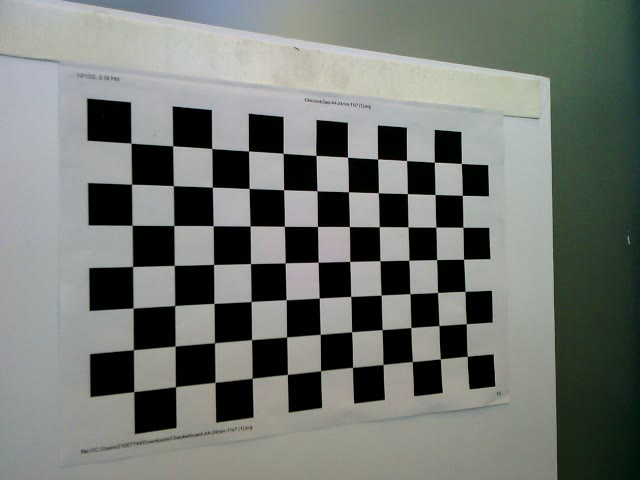
//> input picture img/image_set/frames_9/image-004.png, 640 x 480 px; its folder holds only this picture in this run
$ ./calibration   (built with g++ and OpenCV 4)
//> lines starting //> are read from the running program, lines starting //| are printed output that depends on the picture; after the words box and inside, x2 and y2 are one past the last pixel; in counts of white or black regions, pixels touching at a corner belong together
#include <opencv2/opencv.hpp>
#include <opencv2/core/core.hpp>
#include <opencv2/calib3d/calib3d.hpp>
#include <opencv2/highgui/highgui.hpp>
#include <opencv2/imgproc/imgproc.hpp>
#include <stdio.h>
#include <iostream>
#include <sys/stat.h>
#include <opencv2/features2d.hpp>
#include <opencv2/xfeatures2d.hpp>
#include <time.h>

// Defining the dimensions of checkerboard
int CHECKERBOARD[2]{7,11};

int main()
{
  // Creating vector to store vectors of 3D points for each checkerboard image
  std::vector<std::vector<cv::Point3f> > objpoints;

  // Creating vector to store vectors of 2D points for each checkerboard image
  std::vector<std::vector<cv::Point2f> > imgpoints;

  // Defining the world coordinates for 3D points
  std::vector<cv::Point3f> objp;
  for(int i{0}; i<CHECKERBOARD[1]; i++)
  {
    for(int j{0}; j<CHECKERBOARD[0]; j++)
      objp.push_back(cv::Point3f(j,i,0));
  }


  // Extracting path of individual image stored in a given directory
  std::vector<cv::String> images;
  // Path of the folder containing checkerboard images
  std::string path = "/home/tj/project/dissertation/image_set/frames_9/*.png";

  cv::glob(path, images);

  cv::Mat frame, gray;
  // vector to store the pixel coordinates of detected checker board corners
  std::vector<cv::Point2f> corner_pts;
  bool success;

  // Looping over all the images in the directory
  for(int i {0}; i<images.size(); i++)
  {
    frame = cv::imread(images[i]);
//> frame is the input picture: 480 rows x 640 cols, CV_8UC3; mean B, G, R 113.5, 118.5, 114.2
    cv::cvtColor(frame,gray,cv::COLOR_BGR2GRAY);

    // Finding checker board corners
    // If desired number of corners are found in the image then success = true
    success = cv::findChessboardCorners(gray, cv::Size(CHECKERBOARD[0], CHECKERBOARD[1]), corner_pts, cv::CALIB_CB_ADAPTIVE_THRESH | cv::CALIB_CB_FAST_CHECK | cv::CALIB_CB_NORMALIZE_IMAGE);
//> success = true; corner_pts = 77 Points (x, y), first 12: [461.3, 163.4], [462.4, 195.3], [462.9, 227.2], [463.7, 259.2], [464.9, 291.3], [466.1, 324], [467.1, 356.2], [434.2, 162.2], [435, 194.6], [436, 227], [436.8, 259.8], [437.6, 292.8]

    /*
     * If desired number of corner are detected,
     * we refine the pixel coordinates and display
     * them on the images of checker board
    */
    if(success)
    {
      cv::TermCriteria criteria( cv::TermCriteria::MAX_ITER | cv::TermCriteria::EPS, 30, 0.001);

      // refining pixel coordinates for given 2d points.
      cv::cornerSubPix(gray,corner_pts,cv::Size(11,11), cv::Size(-1,-1),criteria);
//> corner_pts = 77 Points (x, y), first 12: [461.3, 163.5], [462.3, 195.3], [462.9, 227.3], [463.5, 259.2], [465.1, 291.4], [466.3, 323.7], [467.2, 356.2], [434.3, 162.2], [435, 194.5], [435.8, 227.1], [436.6, 259.6], [437.5, 292.5]

      // Displaying the detected corner points on the checker board
      cv::drawChessboardCorners(frame, cv::Size(CHECKERBOARD[0], CHECKERBOARD[1]), corner_pts, success);
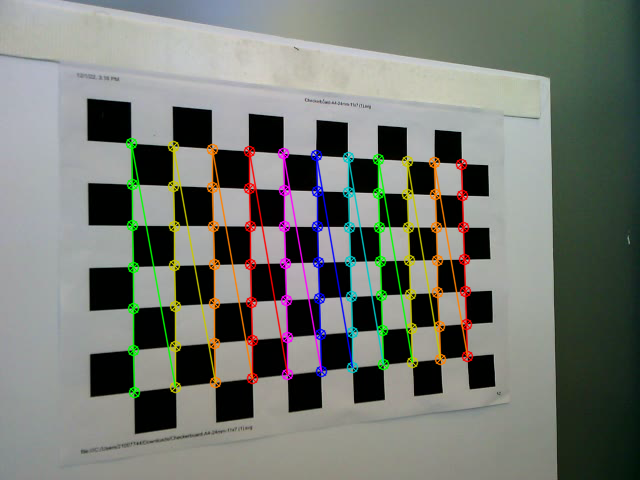
//> frame: 480 rows x 640 cols, CV_8UC3; 6.36% of pixels changed, all inside (x1, y1, x2, y2) = (125, 137, 474, 399)

      objpoints.push_back(objp);
      imgpoints.push_back(corner_pts);
//> imgpoints = 1 point lists
    }

    cv::imshow("Image",frame);
    cv::waitKey(0);
  }

  cv::destroyAllWindows();

  cv::Mat cameraMatrix = (cv::Mat1d(3, 3) << 623.0457, 0, 321.239, 0, 623.0457, 242.932, 0, 0, 1), distCoeffs,R,T;
  cv::TermCriteria(cv::CALIB_USE_INTRINSIC_GUESS | cv::TermCriteria::COUNT | cv::TermCriteria::EPS, 30, 0.01);
  /*
   * Performing camera calibration by
   * passing the value of known 3D points (objpoints)
   * and corresponding pixel coordinates of the
   * detected corners (imgpoints)
  */
  double rpr_err = cv::calibrateCamera(objpoints, imgpoints, cv::Size(gray.rows,gray.cols), cameraMatrix, distCoeffs, R, T);
//> cameraMatrix = [[734.3, 0, 220.8], [0, 662.3, 232.6], [0, 0, 1]]; distCoeffs = [0.00535, 1.78, -1.66e-05, -0.00616, -5.83]; R = [[-0.416, -0.366, 1.53]]; T = [[6.81, -2.17, 20.98]]; rpr_err = 0.565

  std::cout << "cameraMatrix : " << cameraMatrix << std::endl;
//| cameraMatrix : [734.3253088764244, 0, 220.8184165731373;
//|  0, 662.3401158862511, 232.5869360995033;
//|  0, 0, 1]
  std::cout << "distCoeffs : " << distCoeffs << std::endl;
//| distCoeffs : [0.005346765807878167, 1.780935125100659, -1.655034893841622e-05, -0.006159219971838518, -5.827358568921555]
  std::cout << "Rotation vector : " << R << std::endl;
//| Rotation vector : [-0.4156470626397168, -0.3663202685735401, 1.52802471621949]
  std::cout << "Translation vector : " << T << std::endl;
//| Translation vector : [6.809169531326572, -2.166963383616283, 20.98375134240655]
  std::cout << "Reprojection error: " << rpr_err << std::endl;
//| Reprojection error: 0.565045

  cv::Mat dst, map1, map2,new_camera_matrix;
  cv::Size imageSize(cv::Size(gray.cols,gray.rows));
//> imageSize = Size(640, 480)

  // Refining the camera matrix using parameters obtained by calibration
  new_camera_matrix = cv::getOptimalNewCameraMatrix(cameraMatrix, distCoeffs, imageSize, 1, imageSize, 0);
//> new_camera_matrix = [[512.9, 0, 151.8], [0, 552.4, 208.4], [0, 0, 1]]

  // Method 1 to undistort the image
  cv::undistort( frame, dst, new_camera_matrix, distCoeffs, new_camera_matrix );
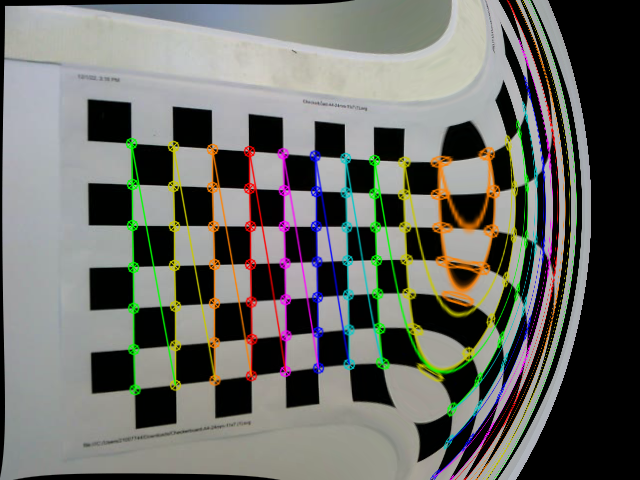
//> dst: 480 rows x 640 cols, CV_8UC3; mean B, G, R 102.4, 107.9, 107.2

  // Method 2 to undistort the image
  cv::initUndistortRectifyMap(cameraMatrix, distCoeffs, cv::Mat(),cv::getOptimalNewCameraMatrix(cameraMatrix, distCoeffs, imageSize, 1, imageSize, 0),imageSize, CV_16SC2, map1, map2);
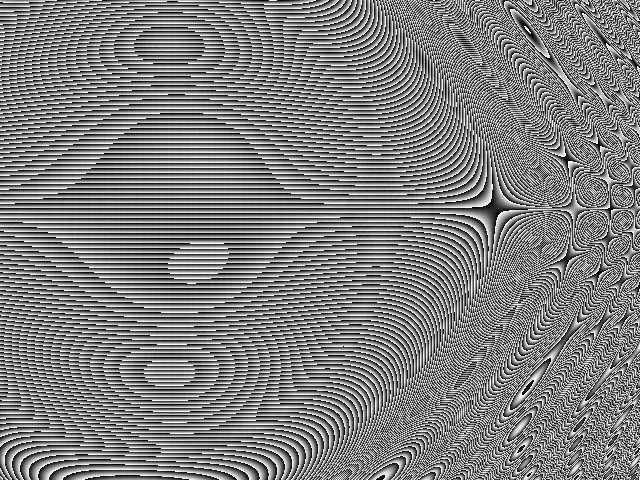
//> map2: 480 rows x 640 cols, CV_16UC1; min 0, max 1023, mean 509.8; drawn with min black and max white

  cv::remap(frame, dst, map1, map2, cv::INTER_LINEAR);
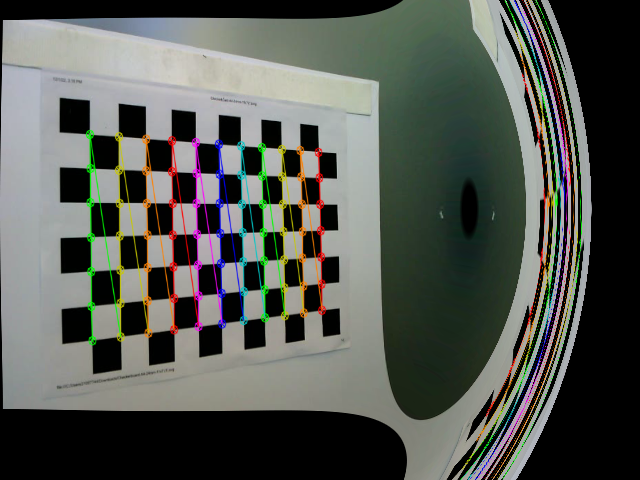
//> dst: 480 rows x 640 cols, CV_8UC3; mean B, G, R 81.8, 87.8, 84.3

  //Displaying the undistorted image
  cv::imshow("undistorted image",dst);
  cv::waitKey(0);;

  return 0;
}

$ run again, on img/image_set/frames_9/image-015.png
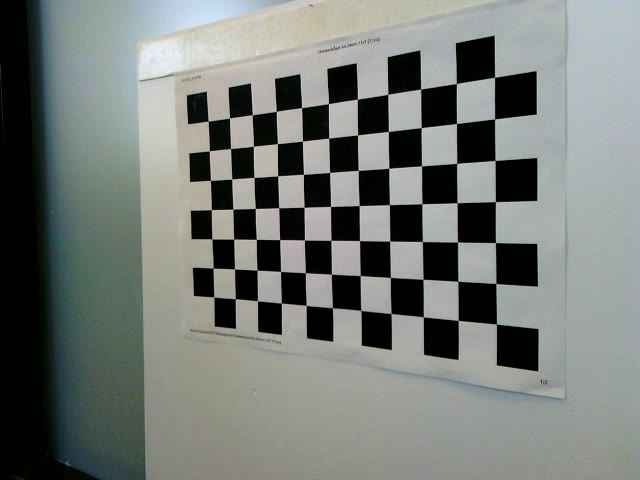
//> input picture img/image_set/frames_9/image-015.png, 640 x 480 px
//> frame is the input picture: 480 rows x 640 cols, CV_8UC3; mean B, G, R 119.3, 123, 118.2
//> `success = cv::findChessboardCorners(gray, cv::Size(CHECKERBOARD[0], CH..`: success = true; corner_pts = 77 Points (x, y), first 12: [494.7, 76.93], [494.8, 119.2], [495, 160.4], [495.6, 201.8], [495.5, 242.8], [496.1, 283.5], [496.3, 324.2], [456.2, 83.45], [456.4, 123.6], [456.8, 163.3], [457.1, 202.7], [457.6, 242.2]
//> `cv::cornerSubPix(gray,corner_pts,cv::Size(11,11), cv::Size(-1,-1),crit..`: corner_pts = 77 Points (x, y), first 12: [494.5, 77.29], [494.6, 119], [495.1, 160.5], [495.4, 201.6], [495.4, 242.6], [495.8, 283.5], [496.5, 324.2], [456.4, 83.5], [456.5, 123.5], [456.6, 163.3], [457.1, 202.7], [457.5, 242.1]
//> `cv::drawChessboardCorners(frame, cv::Size(CHECKERBOARD[0], CHECKERBOAR..`:
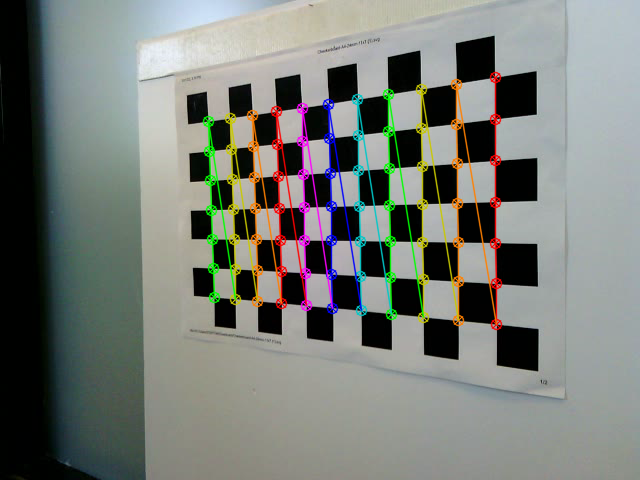
//> frame: 480 rows x 640 cols, CV_8UC3; 6.08% of pixels changed, all inside (x1, y1, x2, y2) = (202, 71, 503, 331)
//> imgpoints = 1 point lists
//> cameraMatrix = [[5214.9, 0, 267.2], [0, 1035.9, 345.3], [0, 0, 1]]; distCoeffs = [0.371, -4.47, 0.0436, -0.00414, 41.04]; R = [[1.18, 1.04, 1.35]]; T = [[1.09, -6.51, 24.77]]; rpr_err = 1.06
//| cameraMatrix : [5214.899679626168, 0, 267.1671477196602;
//|  0, 1035.873168798135, 345.327976356824;
//|  0, 0, 1]
//| distCoeffs : [0.3706354923304153, -4.471917573021203, 0.04359955408565881, -0.004135605749047843, 41.03794877294118]
//| Rotation vector : [1.184823617601046, 1.03500873764029, 1.347663603035687]
//| Translation vector : [1.094831219741448, -6.50535307892136, 24.76783482308171]
//| Reprojection error: 1.05626
//> new_camera_matrix = [[5178.5, 0, 266.2], [0, 1041.1, 347.5], [0, 0, 1]]
//> `cv::remap(frame, dst, map1, map2, cv::INTER_LINEAR);`:
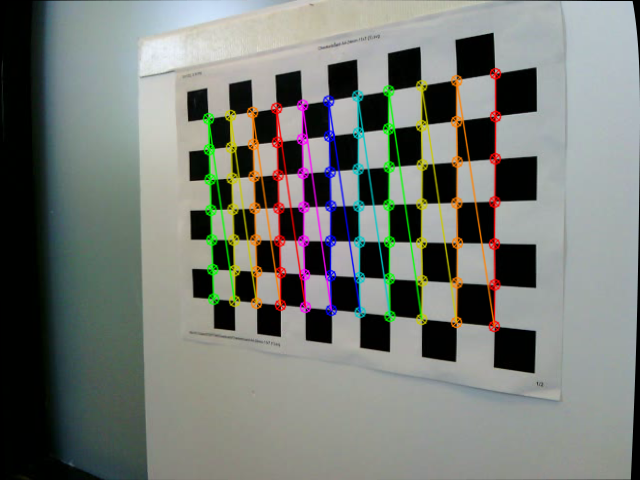
//> dst: 480 rows x 640 cols, CV_8UC3; mean B, G, R 116.9, 122.5, 118.5

$ run again, on img/image_set/frames_9/image-019.png
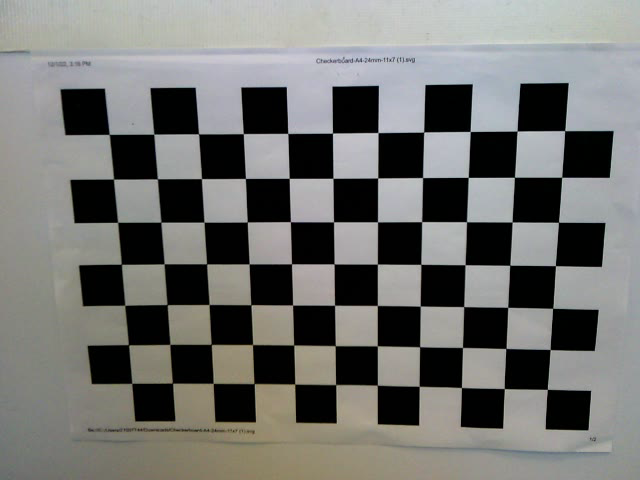
//> input picture img/image_set/frames_9/image-019.png, 640 x 480 px
//> frame is the input picture: 480 rows x 640 cols, CV_8UC3; mean B, G, R 112.6, 115.4, 114.9
//> `success = cv::findChessboardCorners(gray, cv::Size(CHECKERBOARD[0], CH..`: success = true; corner_pts = 77 Points (x, y), first 12: [565, 130.7], [562.1, 177.3], [558.1, 222.1], [555.4, 266.2], [553, 307.8], [550.1, 349.8], [547.2, 389], [517.1, 131.1], [514.3, 177.3], [512, 222], [510, 265], [507.9, 306.9]
//> `cv::cornerSubPix(gray,corner_pts,cv::Size(11,11), cv::Size(-1,-1),crit..`: corner_pts = 77 Points (x, y), first 12: [564.7, 130.6], [561.7, 177.3], [558.5, 222.3], [555.4, 265.6], [552.7, 308.3], [550.1, 349.5], [547.3, 389.4], [517, 131.1], [514.4, 177.3], [512.1, 221.9], [509.7, 265.3], [507.7, 307.3]
//> `cv::drawChessboardCorners(frame, cv::Size(CHECKERBOARD[0], CHECKERBOAR..`:
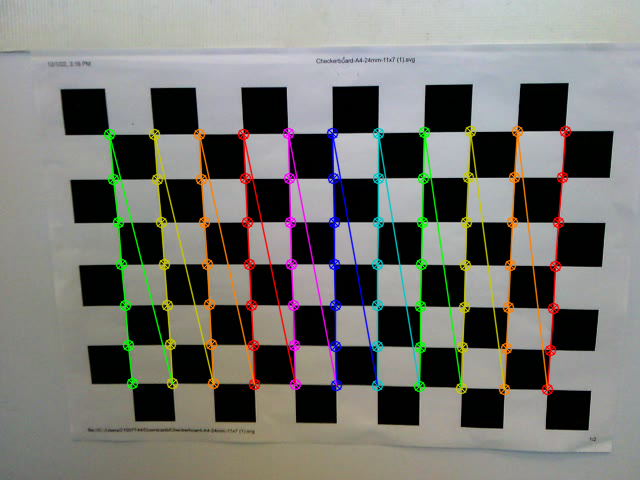
//> frame: 480 rows x 640 cols, CV_8UC3; 7.19% of pixels changed, all inside (x1, y1, x2, y2) = (103, 125, 572, 396)
//> imgpoints = 1 point lists
//> cameraMatrix = [[1144.4, 0, 224.7], [0, 1224.3, 283.5], [0, 0, 1]]; distCoeffs = [0.353, -0.222, 0.0269, -0.0346, -2.12]; R = [[0.438, -0.264, 1.51]]; T = [[7.38, -3.13, 24.64]]; rpr_err = 0.222
//| cameraMatrix : [1144.447390506157, 0, 224.7346030579003;
//|  0, 1224.345691932871, 283.5036381714585;
//|  0, 0, 1]
//| distCoeffs : [0.3525316282069653, -0.2219212473186426, 0.02690948742425408, -0.03462630471779585, -2.121402271450485]
//| Rotation vector : [0.4376265679479584, -0.2638759852713867, 1.514762820144268]
//| Translation vector : [7.376613551975538, -3.132559078216303, 24.64289629150691]
//| Reprojection error: 0.222487
//> new_camera_matrix = [[1147.9, 0, 218.6], [0, 1222.4, 287.4], [0, 0, 1]]
//> `cv::remap(frame, dst, map1, map2, cv::INTER_LINEAR);`:
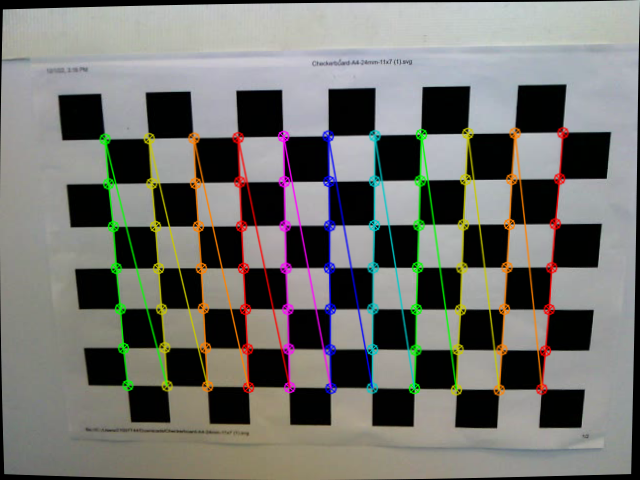
//> dst: 480 rows x 640 cols, CV_8UC3; mean B, G, R 109.7, 114.4, 114.7

$ run again, on img/image_set/frames_9/image-022.png
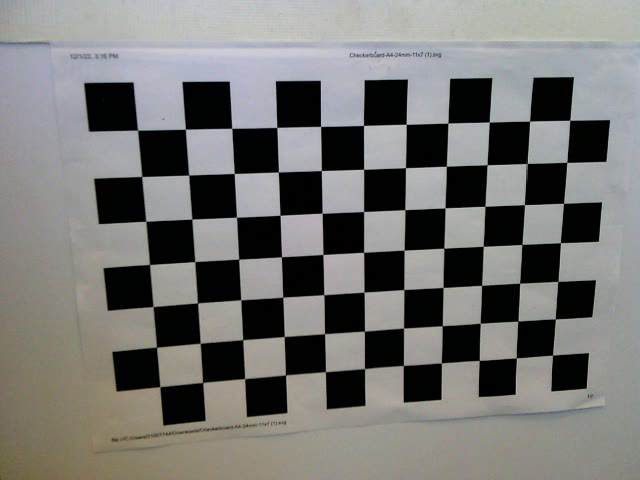
//> input picture img/image_set/frames_9/image-022.png, 640 x 480 px
//> frame is the input picture: 480 rows x 640 cols, CV_8UC3; mean B, G, R 115.6, 117.7, 118.3
//> `success = cv::findChessboardCorners(gray, cv::Size(CHECKERBOARD[0], CH..`: success = true; corner_pts = 77 Points (x, y), first 12: [570, 120], [567.4, 162.3], [563.5, 203.4], [560.5, 243.1], [558.1, 281.2], [555.3, 319.2], [552.5, 355], [529.5, 121], [526.7, 163.4], [524.4, 204.8], [521.9, 244.4], [520.3, 283.1]
//> `cv::cornerSubPix(gray,corner_pts,cv::Size(11,11), cv::Size(-1,-1),crit..`: corner_pts = 77 Points (x, y), first 12: [569.7, 120.3], [566.8, 162.4], [563.5, 203.3], [560.4, 242.7], [557.8, 281.4], [555.3, 318.9], [552.5, 355.1], [529.6, 121.2], [527, 163.5], [524.4, 204.6], [521.8, 244.4], [519.6, 283.2]
//> `cv::drawChessboardCorners(frame, cv::Size(CHECKERBOARD[0], CHECKERBOAR..`:
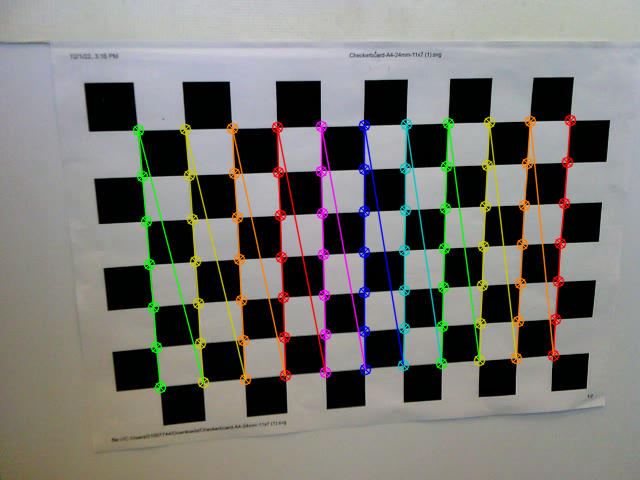
//> frame: 480 rows x 640 cols, CV_8UC3; 6.98% of pixels changed, all inside (x1, y1, x2, y2) = (132, 114, 577, 394)
//> imgpoints = 1 point lists
//> cameraMatrix = [[533.4, 0, 321.8], [0, 535.8, 237.1], [0, 0, 1]]; distCoeffs = [0.111, -0.135, 0.0083, 0.00227, -0.143]; R = [[0.065, -0.277, 1.53]]; T = [[5.91, -2.81, 12.94]]; rpr_err = 0.185
//| cameraMatrix : [533.4393312017407, 0, 321.8134407404251;
//|  0, 535.8498620697344, 237.1412530330287;
//|  0, 0, 1]
//| distCoeffs : [0.1114380659370347, -0.1345884961606472, 0.008301360268496132, 0.00227030673493158, -0.1432541241285933]
//| Rotation vector : [0.06495805336770112, -0.276826504731179, 1.526872646665882]
//| Translation vector : [5.912670899890541, -2.806763115419064, 12.93941801042249]
//| Reprojection error: 0.184639
//> new_camera_matrix = [[525, 0, 324.2], [0, 529.7, 242.1], [0, 0, 1]]
//> `cv::remap(frame, dst, map1, map2, cv::INTER_LINEAR);`:
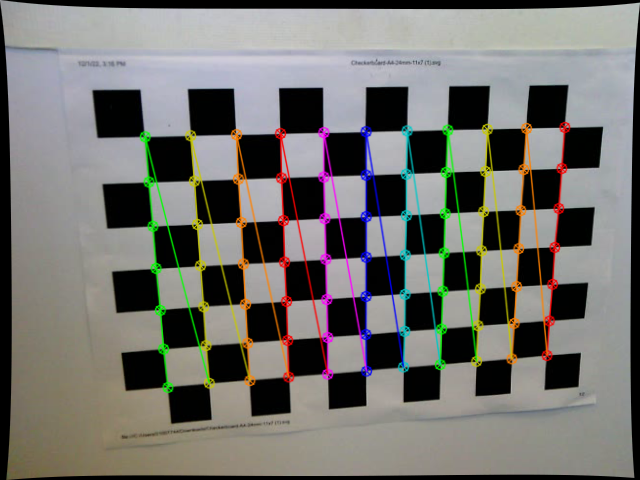
//> dst: 480 rows x 640 cols, CV_8UC3; mean B, G, R 109.5, 113.5, 114.7

$ run again, on img/image_set/frames_9/image-005.png
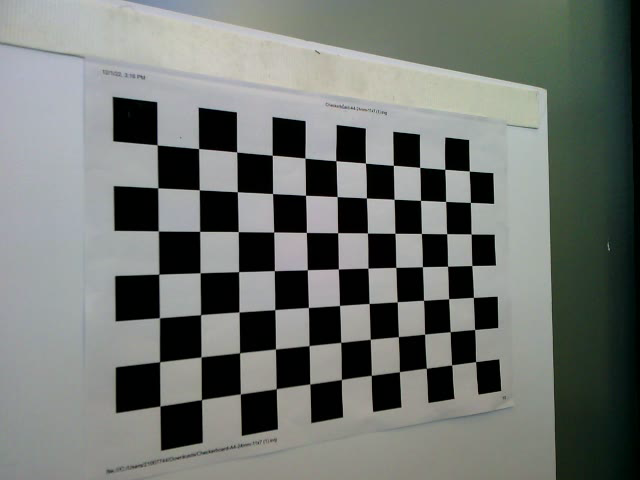
//> input picture img/image_set/frames_9/image-005.png, 640 x 480 px
//> frame is the input picture: 480 rows x 640 cols, CV_8UC3; mean B, G, R 112.1, 116.3, 112.1
//> `success = cv::findChessboardCorners(gray, cv::Size(CHECKERBOARD[0], CH..`: success = true; corner_pts = 77 Points (x, y), first 12: [469.1, 170.8], [470.4, 202.4], [471.1, 234], [472.2, 265.6], [473.3, 297.3], [474.9, 329.4], [475.5, 361.7], [444.9, 169.2], [445.6, 201.4], [447, 233.8], [447.7, 266.1], [448.7, 298.7]
//> `cv::cornerSubPix(gray,corner_pts,cv::Size(11,11), cv::Size(-1,-1),crit..`: corner_pts = 77 Points (x, y), first 12: [469.2, 171], [470.4, 202.4], [471.1, 233.9], [471.8, 265.5], [473.4, 297.4], [474.6, 329.5], [475.6, 361.6], [444.7, 169.3], [445.6, 201.4], [446.6, 233.6], [447.5, 266.3], [448.5, 298.7]
//> frame: 480 rows x 640 cols, CV_8UC3; 6.41% of pixels changed, all inside (x1, y1, x2, y2) = (151, 139, 483, 413)
//> imgpoints = 1 point lists
//> cameraMatrix = [[609.3, 0, 221.2], [0, 564.1, 235.4], [0, 0, 1]]; distCoeffs = [-0.0252, 1.23, -0.00137, -0.00307, -3.1]; R = [[-0.44, -0.379, 1.53]]; T = [[7.29, -2.04, 18.15]]; rpr_err = 0.724
//| cameraMatrix : [609.2744555723735, 0, 221.2277389807604;
//|  0, 564.1257341457857, 235.3604023125212;
//|  0, 0, 1]
//| distCoeffs : [-0.02518098905498847, 1.229084518817761, -0.00137194433701378, -0.003072308399216928, -3.099745605648324]
//| Rotation vector : [-0.4399852116057208, -0.378585899734102, 1.527631082056451]
//| Translation vector : [7.289195979298203, -2.039573679130192, 18.14921356983605]
//| Reprojection error: 0.724292
//> new_camera_matrix = [[612.1, 0, 219.3], [0, 563.5, 235.1], [0, 0, 1]]
//> `cv::remap(frame, dst, map1, map2, cv::INTER_LINEAR);`:
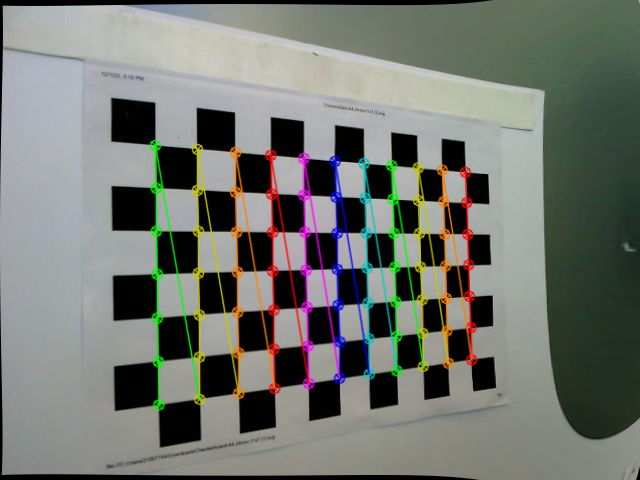
//> dst: 480 rows x 640 cols, CV_8UC3; mean B, G, R 111.5, 118.3, 114.7
